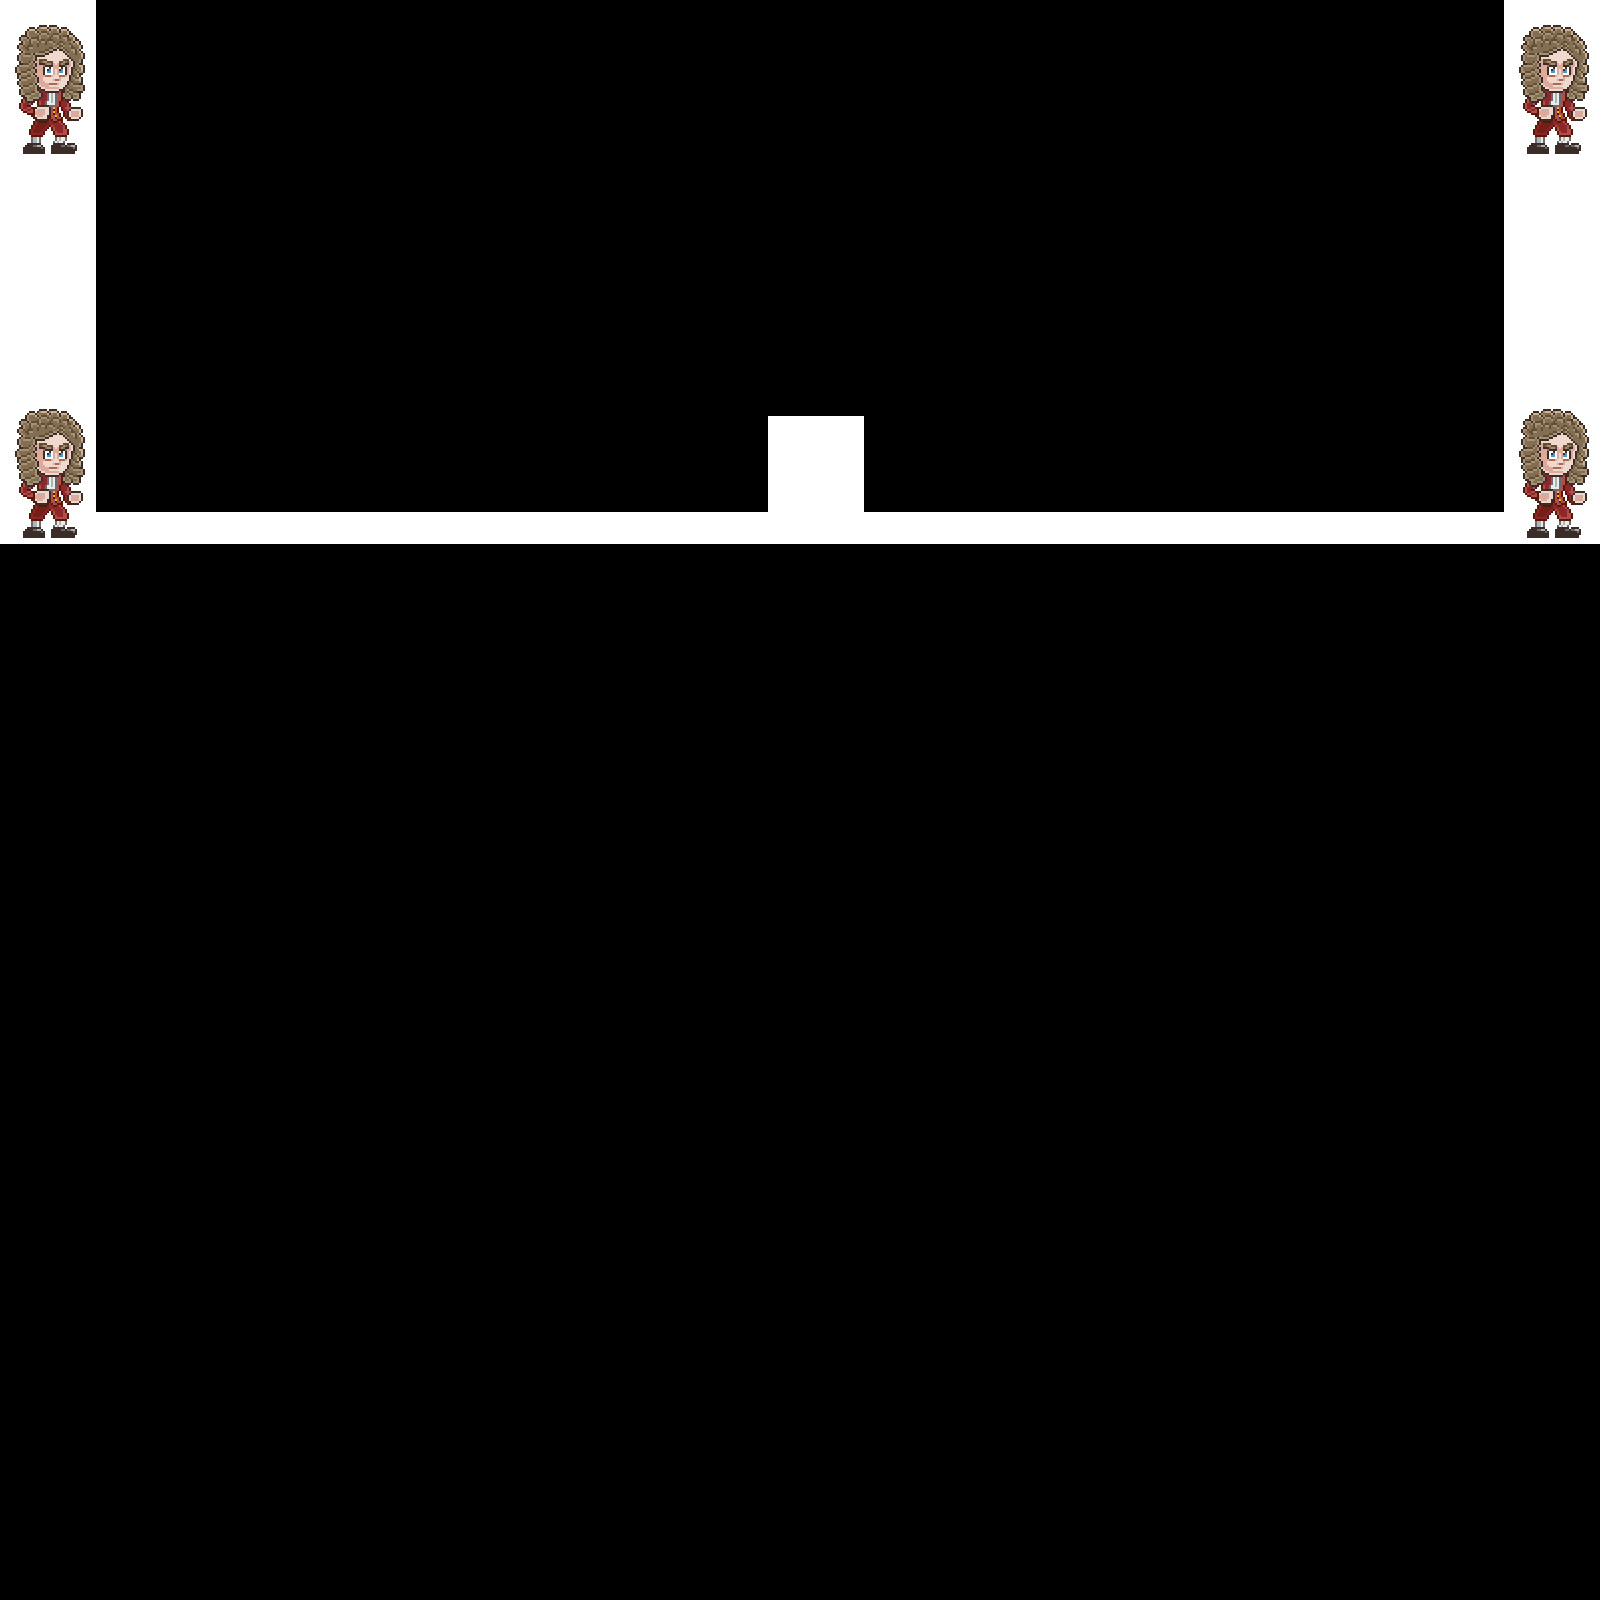

This game map was drawn from its Tiled (.tmx) file and the tilesets committed beside it. A one-line description and the trimmed map source follow:
An orthogonal 50x50 tile map with 32x32 px tiles, 1 tile layer (Tile Layer 1), 5 tilesets and 3 objects (Apple).

<map version="1.0" orientation="orthogonal" renderorder="right-down" width="50" height="50" tilewidth="32" tileheight="32" nextobjectid="35">
 <tileset firstgid="1" name="terrain" tilewidth="32" tileheight="32" tilecount="1024" columns="32">
  <image source="../images/terrain.png" width="1024" height="1024" />
 </tileset>
 <tileset firstgid="1025" name="EnemyTanks" tilewidth="32" tileheight="32" tilecount="11" columns="11">
  <image source="../images/EnemyTanks.png" width="352" height="32" />
  <tile id="0">
   <properties>
    <property name="Class" value="Enemy" />
    <property name="vx" type="int" value="0" />
   </properties>
  </tile>
 </tileset>
 <tileset firstgid="1036" name="Newton" tilewidth="32" tileheight="32" tilecount="16" columns="4">
  <image source="../images/Newton.png" width="128" height="128" />
  <tile id="0">
   <properties>
    <property name="Class" value="Newton" />
   </properties>
  </tile>
 </tileset>
 <tileset firstgid="1052" name="Fruits" tilewidth="32" tileheight="32" tilecount="50" columns="10">
  <image source="../images/Fruits.png" width="320" height="164" />
  <tile id="2">
   <properties>
    <property name="Class" value="Apple" />
   </properties>
  </tile>
 </tileset>
 <tileset firstgid="1102" name="NewtonPng" tilewidth="32" tileheight="32" tilecount="40" columns="8">
  <image source="../images/NewtonPng.jpg" width="278" height="168" />
 </tileset>
 <layer name="Tile Layer 1" width="50" height="50">
  <properties>
   <property name="collision" type="bool" value="true" />
  </properties>
  <data>[2500 cells, 155 non-empty, 16 distinct tile ids]</data>
 </layer>
 <objectgroup name="Object Layer 1">
  <object id="22" gid="1025" x="803" y="410" width="32" height="32" />
  <object id="23" gid="1036" x="86" y="516" width="32" height="32" />
  <object id="32" name="Apple" gid="1054" x="107" y="-97.3333" width="32" height="32" />
 </objectgroup>
</map>
